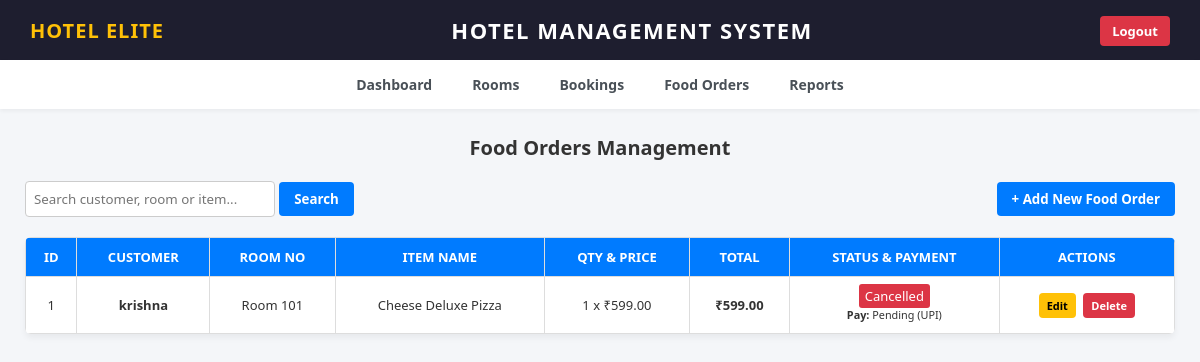
Screenshot of /food_orders.php (signed in) with the database file from the repository.
### tables this page shows
CREATE TABLE `food_orders` (
  `order_id` int(11) NOT NULL,
  `customer_name` varchar(100) NOT NULL,
  `room_no` varchar(20) NOT NULL,
  `item_name` varchar(100) NOT NULL,
  `quantity` int(11) NOT NULL,
  `price` decimal(10,2) NOT NULL,
  `total_amount` decimal(10,2) NOT NULL,
  `order_status` varchar(50) NOT NULL DEFAULT 'Pending',
  `payment_status` varchar(50) NOT NULL DEFAULT 'Pending',
  `payment_method` varchar(50) NOT NULL DEFAULT 'Cash'
);

### food_orders.php (the view, shortened to what this page needs)
<?php
include('db.php');
$search = "";
if (isset($_GET['search']))
{
    $search = mysqli_real_escape_string($conn, $_GET['search']);
    $query = "SELECT * FROM food_orders WHERE customer_name LIKE '%$search%' OR room_no LIKE '%$search%' OR item_name LIKE '%$search%' ORDER BY order_id DESC";
}
else
	{
    $query = "SELECT * FROM food_orders ORDER BY order_id DESC";
}
$result = $conn->query($query);
include('header.php');
?>
<div class="page-container">
    <h2 class="page-title">Food Orders Management</h2>
    <div class="action-bar">
        <form method="GET" class="search-form">
            <input type="text" name="search" placeholder="Search customer, room or item..." value="<?php echo htmlspecialchars($search); ?>">
            <button type="submit">Search</button>
        </form>
        <button class="btn-open-modal" onclick="openAddModal()">+ Add New Food Order</button>
    </div>
    <table class="data-table">
        <tr>
            <th>ID</th>
            <th>Customer</th>
            <th>Room No</th>
            <th>Item Name</th>
            <th>Qty & Price</th>
            <th>Total</th>
            <th>Status & Payment</th>
            <th>Actions</th>
        </tr>
        <?php
        if ($result && $result->num_rows > 0)
			{
            while ($row = $result->fetch_assoc())
				{
                $status = $row['order_status'];
                $badge_class = 'badge-pending';
                if($status == 'Preparing') $badge_class = 'badge-preparing';
                elseif($status == 'Delivered') $badge_class = 'badge-delivered';
                elseif($status == 'Cancelled') $badge_class = 'badge-cancelled';
                $pay_method = isset($row['payment_method']) ? $row['payment_method'] : 'Cash';
                $total_amt = isset($row['total_amount']) ? $row['total_amount'] : ($row['quantity'] * $row['price']);
                echo "<tr>
                        <td>{$row['order_id']}</td>
                        <td><b>{$row['customer_name']}</b></td>
                        <td>Room {$row['room_no']}</td>
                        <td>{$row['item_name']}</td>
                        <td>{$row['quantity']} x ₹{$row['price']}</td>
                        <td><b>₹{$total_amt}</b></td>
                        <td>
                            <span class='{$badge_class}'>{$status}</span><br>
                            <small><b>Pay:</b> {$row['payment_status']} ({$pay_method})</small>
                        </td>
                        <td>
                            <button class='btn btn-edit' onclick='openEditModal({$row['order_id']}, \"{$row['customer_name']}\", \"{$row['room_no']}\", \"{$row['item_name']}\", {$row['quantity']}, {$row['price']}, \"{$status}\", \"{$row['payment_status']}\", \"{$pay_method}\")'>Edit</button>
                            <a href='food_orders.php?action=delete&id={$row['order_id']}' class='btn btn-delete' onclick='return confirm(\"Delete this food order?\")'>Delete</a>
                        </td>
                      </tr>";
            }
        }
		else
			{
            echo "<tr><td colspan='8'>No food orders found.</td></tr>";
        }
        ?>
    </table>
</div>
<?php
 include('footer.php');
 ?>

### header.php (style rules this page uses)
* { box-sizing: border-box; margin: 0; padding: 0; font-family: 'Segoe UI', Tahoma, Geneva, Verdana, sans-serif; }
body { background-color: #f4f6f9; color: #333; }

### food_orders.php (style rules this page uses)
.page-container { max-width: 1150px; margin: 0 auto; text-align: center; }
.page-title { color: #333; margin-bottom: 20px; font-size: 20px; font-weight: bold; }
.action-bar { display: flex; justify-content: space-between; margin-bottom: 20px; align-items: center; flex-wrap: wrap; gap: 10px; }
.search-form input { padding: 8px; width: 250px; border: 1px solid #ccc; border-radius: 4px; }
.search-form button, .btn-open-modal { padding: 8px 15px; background: #007bff; color: white; border: none; border-radius: 4px; cursor: pointer; font-weight: bold; }
.data-table { width: 100%; border-collapse: collapse; background: #fff; box-shadow: 0 4px 6px rgba(0,0,0,0.05); border-radius: 6px; overflow: hidden; text-align: center; }
.data-table th, .data-table td { padding: 10px; border: 1px solid #ddd; font-size: 13px; }
.data-table th { background-color: #007bff; color: white; text-transform: uppercase; }
.btn { padding: 5px 8px; text-decoration: none; border-radius: 4px; color: white; font-size: 11px; font-weight: bold; display: inline-block; margin: 2px; border: none; cursor: pointer; }
.btn-edit { background-color: #ffc107; color: #000; }
.btn-delete { background-color: #dc3545; }
.badge-cancelled { background: #dc3545; color: white; padding: 3px 6px; border-radius: 3px; }

### rows the page displays
food_orders: order_id "1", customer_name "krishna", room_no "101", item_name "Cheese Deluxe Pizza", quantity "1", price "599.00", total_amount "599.00", order_status "Cancelled", payment_status "Pending", payment_method "UPI"
